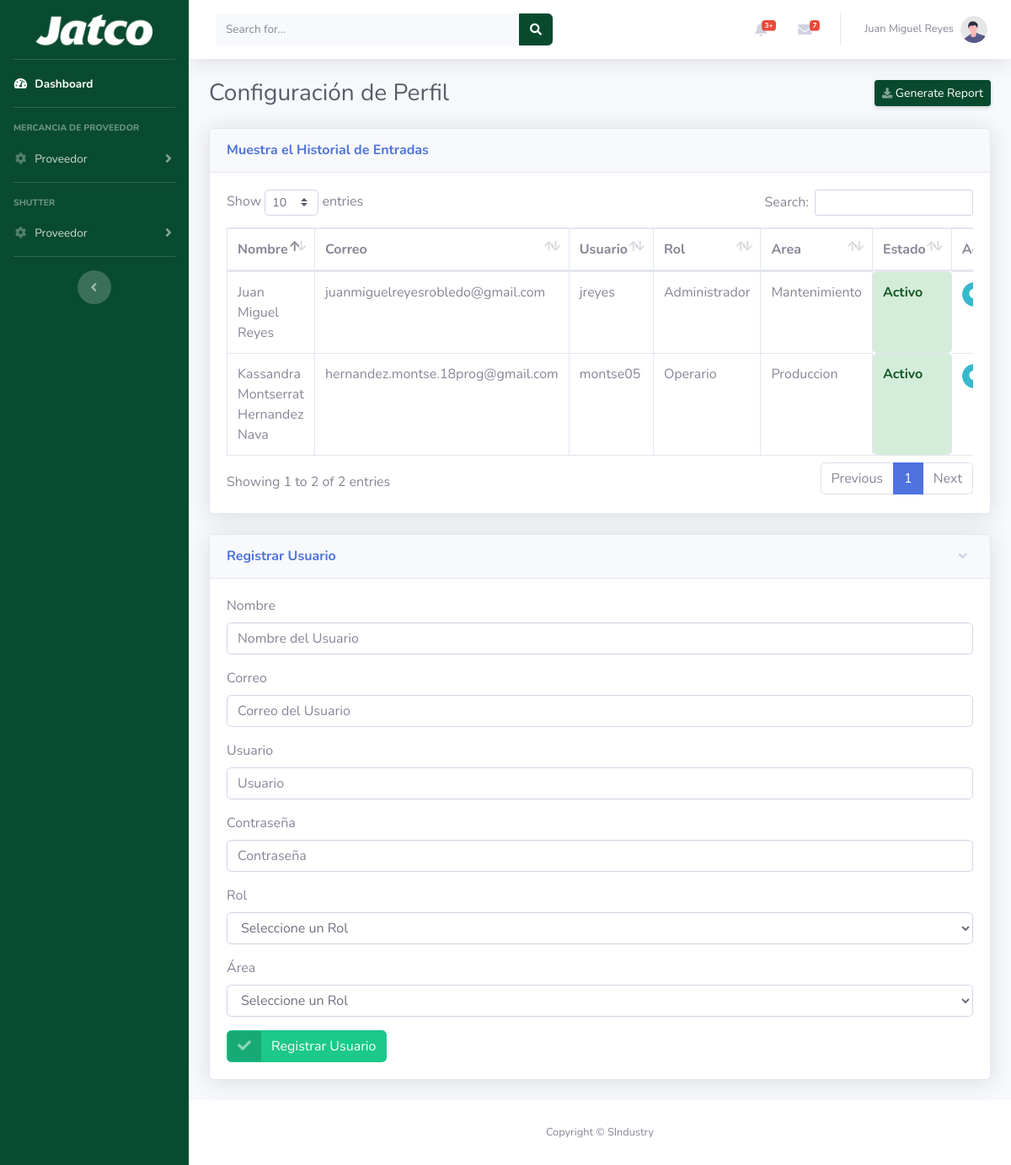
Page /appweb/views/configuracion_perfil.php (signed in) on the committed database.
### tables this page shows
CREATE TABLE `configuracion_usuario` (
  `id_usuario` int(11) NOT NULL,
  `nombre` varchar(50) NOT NULL,
  `correo` varchar(50) NOT NULL,
  `usuario` varchar(50) DEFAULT NULL,
  `pwd` varchar(256) NOT NULL,
  `id_estado` int(11) DEFAULT NULL,
  `id_rol` int(11) DEFAULT NULL,
  `id_area` int(11) NOT NULL
);

CREATE TABLE `configuracion_usuario_rol` (
  `id_rol` int(11) NOT NULL,
  `descripcion` varchar(50) NOT NULL
);

CREATE TABLE `configuracion_estado_area` (
  `id_area` int(11) NOT NULL,
  `descripcion` varchar(50) NOT NULL
);

CREATE TABLE `configuracion_estado` (
  `id_estado` int(11) NOT NULL,
  `descripcion` varchar(50) NOT NULL
);

### appweb/views/configuracion_perfil.php (the view, shortened to what this page needs)
<?php
    require_once '../include/menu.php';
    include '../config/db_connection.php';
?>
<div class="container-fluid">
    <div class="d-sm-flex align-items-center justify-content-between mb-4">
        <h1 class="h3 mb-0 text-gray-800">Configuración de Perfil</h1>
        <a href="#" class="d-none d-sm-inline-block btn btn-sm btn-primary shadow-sm"><i class="fas fa-download fa-sm text-white-50"></i> Generate Report</a>
    </div>
    <div class="card shadow mb-4">
        <div class="card-header py-3">
            <h6 class="m-0 font-weight-bold text-primary">Muestra el Historial de Entradas</h6>
        </div>
        <div class="card-body">
            <div class="table-responsive">
                <style>
                    /* Pendiente de Pago */
                    .inactivo {
                        background-color: #fff3cd; /* Amarillo claro */
                        color: #856404;           /* Marrón oscuro */
                        font-weight: bold;
                        padding: 5px;
                        border-radius: 5px;       /* Bordes redondeados */
                        text-align: center;
                    }
                    .activo {
                        background-color: #d4edda; /* Verde claro */
                        color: #155724;           /* Verde oscuro */
                        font-weight: bold;
                        padding: 5px;
                        border-radius: 5px;
                        text-align: center;
                    }
                </style>
                <table class="table table-bordered" id="dataTable" width="100%" cellspacing="0">
                    <thead>
                        <tr>
                            <th>Nombre</th>
                            <th>Correo</th>
                            <th>Usuario</th>
                            <th>Rol</th>
                            <th>Area</th>
                            <th>Estado</th>
                            <th>Acciones</th>
                        </tr>
                    </thead>
                    <tbody>
                    <?php
                       try {
                            $query = "CALL mostrar_usuarios";
                            $result = $conn->query($query);
                            if ($result) {
                                if ($result->num_rows > 0) {
                                    while ($row = $result->fetch_assoc()) {
                                        $estadoClass = '';
                                        if ($row['id_estado'] == 1) {
                                            $estadoClass = 'activo';
                                        } elseif ($row['id_estado'] == 2) {
                                            $estadoClass = 'inactivo';
                                        }
                                        echo "<tr>";
                                        echo "<td style='text-align: left;'>{$row['nombre']}</td>";
                                        echo "<td style='text-align: left;'>{$row['correo']}</td>";
                                        echo "<td style='text-align: left;'>{$row['usuario']}</td>";
                                        echo "<td style='text-align: left;'>{$row['rol']}</td>";
                                        echo "<td style='text-align: left;'>{$row['area']}</td>";
                                        echo "<td class='$estadoClass'; style='text-align: left;'>{$row['estado']}</td>";
                                        echo "<td style='text-align: left;'>";
                                        echo "<a href='#formularioPerfil' class='btn btn-info btn-circle btn-sm' title='Editar' onclick='mostrarFormulario(\"" . $row['id_usuario'] . "\")'><i class='fas fa-info-circle'></i></a> ";
                                        echo "</td>";
                                        echo "</tr>";
                                    }
                                } else {
                                    echo "<tr><td colspan='5' style='text-align: center;'>No hay registros disponibles.</td></tr>";
                                }
                            } else {
                                echo "<tr><td colspan='5' style='text-align: center;'>Error en la consulta: " . $conn->error . "</td></tr>";
                            }
                        } catch (Exception $e) {
                            echo "<tr><td colspan='5' style='text-align: center;'>Error al cargar clientes: " . $e->getMessage() . "</td></tr>";
                        }
                    ?>
                    </tbody>
                </table>
            </div>
        </div>
    </div>
    <div class="row">
        <div class="col-lg-12">
            <div class="card shadow mb-4">
                <a href="#collapseCardStatus" class="d-block card-header py-3" data-toggle="collapse" role="button" aria-expanded="true" aria-controls="collapseCardStatus">
                    <h6 class="m-0 font-weight-bold text-primary">Registrar Usuario</h6>
                </a>
                <div class="collapse show" id="collapseCardStatus">
                    <div class="card-body">
                        <form class="user" id="formRegistrarUsuario">
                            <div class="form-group">
                                <label for="nombre">Nombre</label>
                                <input type="text" class="form-control" id="nombre" name="nombre" placeholder="Nombre del Usuario">
                            </div>
                            <div class="form-group">
                                <label for="correo">Correo</label>
                                <input type="text" class="form-control" id="correo" name="correo" placeholder="Correo del Usuario">
                            </div>
                            <div class="form-group">
                                <label for="usuario">Usuario</label>
                                <input type="text" class="form-control" id="usuario" name="usuario" placeholder="Usuario">
                            </div>
                            <div class="form-group">
                                <label for="pwd">Contraseña</label>
                                <input type="text" class="form-control" id="pwd" name="pwd" placeholder="Contraseña">
                            </div>
                            <div class="form-group">
                                <label for="rol">Rol</label>
                                <?php
                                    include '../config/db_connection.php';
                                    try {
                                        $query_rols = "CALL mostrar_configuracion_usuario_rol";
                                        $result_rols = $conn->query($query_rols);
                                        if ($result_rols) {
                                            if ($result_rols->num_rows > 0) {
                                                echo '<select name="rol" id="rol" class="form-control">';
                                                echo '<option value="">Seleccione un Rol</option>';
                                                echo '</select>';
                                            } else {
                                                echo '<p class="text-danger">No hay registros disponibles.</p>';
                                            }
                                        } else {
                                            echo '<p class="text-danger">Error al cargar rol: ' . $conn->error . '</p>';
                                        }
                                    } catch (Exception $e) {
                                        echo '<p class="text-danger">Error al cargar roles: ' . $e->getMessage() . '</p>';
                                    }
                                ?>
                            </div>
                            <div class="form-group">
                                <label for="area">Área</label>
                                <?php
                                    include '../config/db_connection.php';
                                    try {
                                        $query_rols = "CALL mostrar_configuracion_area";
                                        $result_rols = $conn->query($query_rols);
                                        if ($result_rols) {
                                            if ($result_rols->num_rows > 0) {
                                                echo '<select name="area" id="area" class="form-control">';
                                                echo '<option value="">Seleccione un Rol</option>';
                                                echo '</select>';
                                            } else {
                                                echo '<p class="text-danger">No hay registros disponibles.</p>';
                                            }
                                        } else {
                                            echo '<p class="text-danger">Error al cargar rol: ' . $conn->error . '</p>';
                                        }
                                    } catch (Exception $e) {
                                        echo '<p class="text-danger">Error al cargar roles: ' . $e->getMessage() . '</p>';
                                    }
                                ?>
                            </div>
                            <button type="submit" class="btn btn-success btn-icon-split">
                                <span class="icon text-white-50">
                                    <i class="fas fa-check"></i>
                                </span>
                                <span class="text">Registrar Usuario</span>
                            </button>
                        </form>
                    </div>
                </div>
            </div>
        </div>
    </div>
</div>
<?php
    require_once '../include/footer.php';
?>

### appweb/views/configuracion_perfil.php (style rules this page uses)
.activo { background-color: #d4edda; color: #155724; font-weight: bold; padding: 5px; border-radius: 5px; text-align: center; }

### rows in the picture
configuracion_usuario: nombre "Juan Miguel Reyes", correo "juanmiguelreyesrobledo@gmail.com", usuario "jreyes", id_rol.descripcion "Administrador", id_area.descripcion "Mantenimiento", id_estado.descripcion "Activo"
configuracion_usuario: nombre "Kassandra Montserrat Hernandez Nava", correo "hernandez.montse.18prog@gmail.com", usuario "montse05", id_rol.descripcion "Operario", id_area.descripcion "Produccion", id_estado.descripcion "Activo"

### other values in the picture
$_SESSION['nombre'] "Juan Miguel Reyes"
